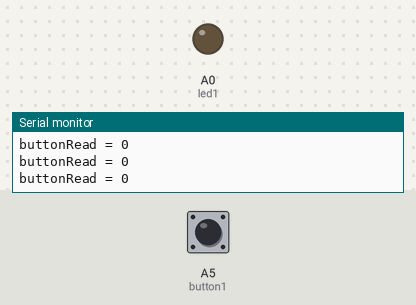
A sketch run on a simulated Arduino Uno, built with avr-gcc and run on an emulated ATmega328P. On the bench: output pins drawn as LEDs (lit = HIGH), the last lines printed to the serial monitor. The inputs (shaded band) are chosen by the test bench; at power-on: A5 (button1) LOW.

Above: at 1.2 s.
1.3 s: A5 (button1) pulled HIGH for 0.15 s
At 1.4 s:
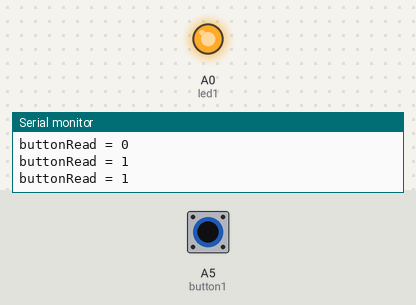
2.9 s: A5 (button1) pulled HIGH for 3.2 s
At 6.6 s:
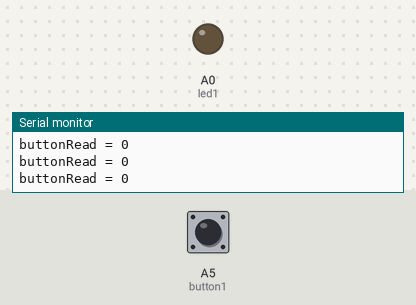
Timing chart, 0 to 8.1 s (numbered marks = the images above; inputs shaded):
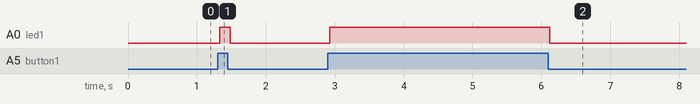

Measured:
- after the input at 1.3 s, A0 (led1): LOW → HIGH at once, → LOW 0.15 s later
- after the input at 2.9 s, A0 (led1): LOW → HIGH at once, → LOW 3.2 s later

The sketch:

DigitalSWITCH.ino
```cpp
//these global variables give names to pin numbers
const int led1 = A0;
const int button1 = A5;  //this new variable gives the name button1 to pin A5

void setup() {
  /*
    We may need to see what our button pin is doing. We can use the Serial library to get feedback
    Sometimes this is called "Debug" code because it allows us to find bugs in a program.
    Serial must be initialized with Serial.begin(baud_rate); this enables serial communication through the USB port
    baud_rate is the speed at which the serial port is allowed to send 1s and 0s to a connected device
    standard baud_rates can be found in the serial monitor under tools. 9600 and 115200 are common baud rates
  */
  //open a serial connection for Debug output to serial monitor
  Serial.begin(9600);
  pinMode(led1, OUTPUT);

  pinMode(button1, INPUT); //this makes button1 (pin A5) a digital input!
}

void loop() {
  /*
   * we use digitalRead(buttonPin); to see the state of a digital input pin
   * it can be stored for the duration of a loop with a variable which we declare here:
   */

  int buttonRead = digitalRead(button1);
  delay(1);
  //debug output to see the current reading in the serial monitor
  Serial.print("buttonRead = ");
  Serial.println(buttonRead);

  /*
   * now we need to use the button state to set the state of the led
   * this is called a conditional and we can say it like this:
   * "If the button is pushed ( ==1)
   * then turn the LED on"
   * "else turn the led off"
   *
   * then the code looks like this:
   */

  //if the button is pushed
  if(buttonRead == 1) {
    digitalWrite(led1, HIGH);
  }
  else {digitalWrite(led1, LOW);
  }

}
```
